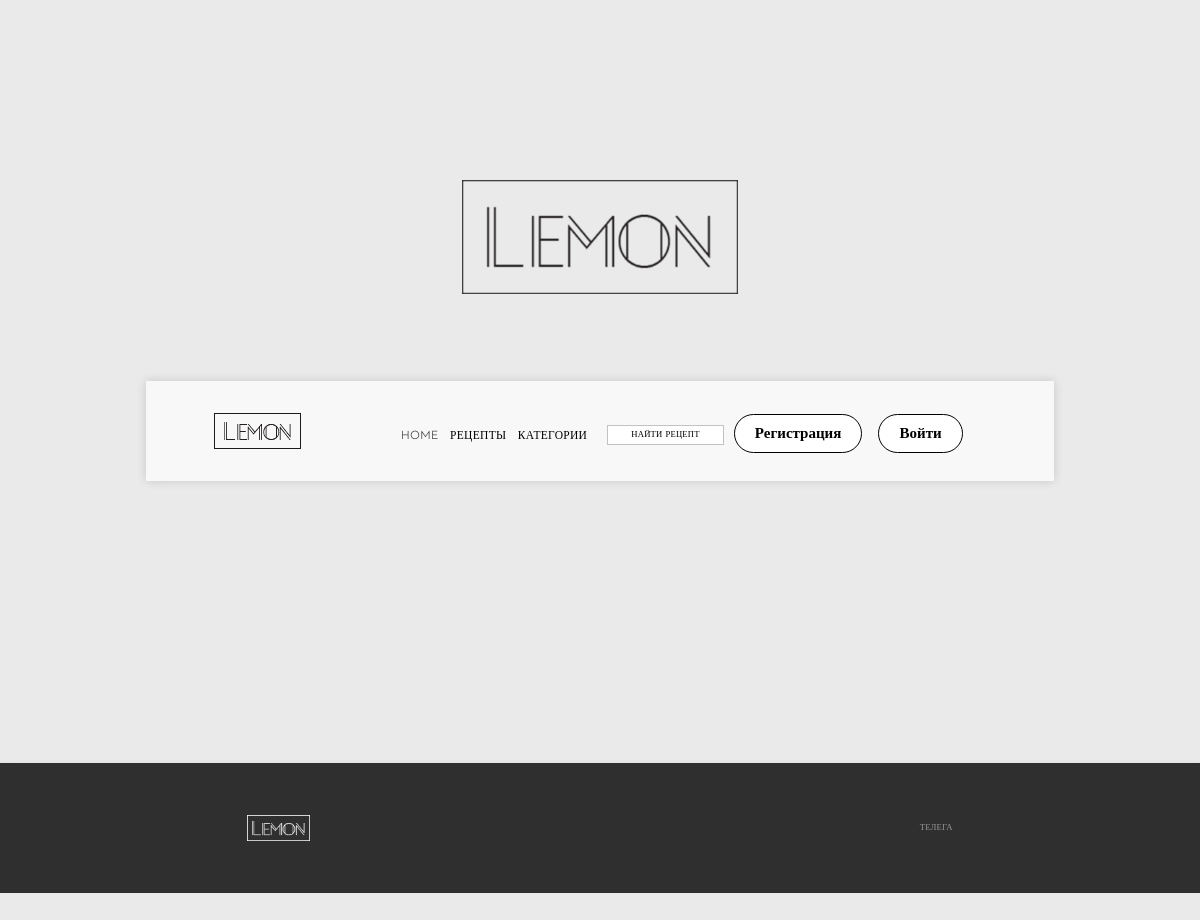
The app's page /category/deserty/, older data.
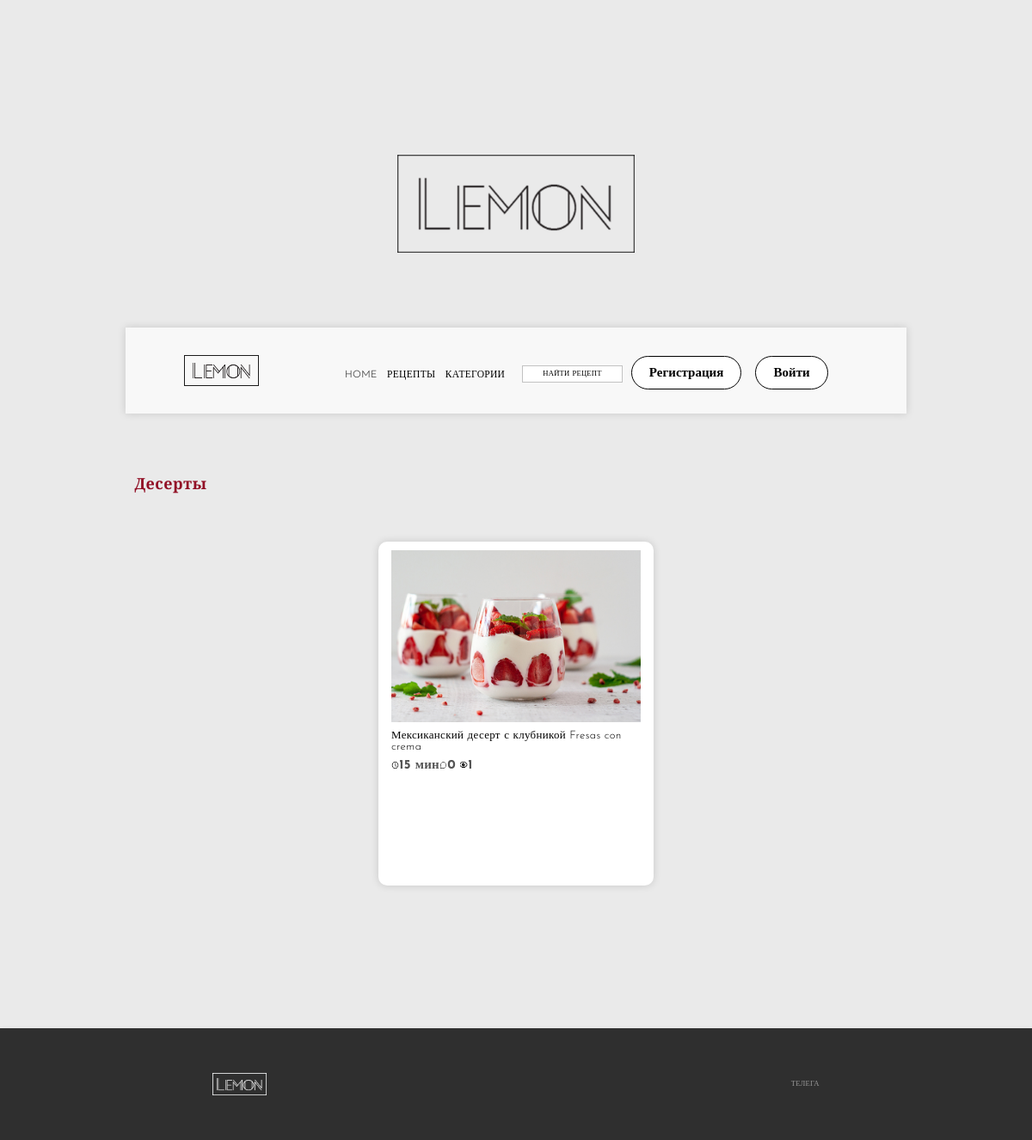
The same page, newer data.
### food/models.py (models this page shows, shortened)
class Post(models.Model):
    author = models.ForeignKey(User, verbose_name='Автор', on_delete=models.CASCADE, related_name='post_author')
    title = models.CharField(verbose_name='Название', max_length=155)
    description = models.TextField(verbose_name='Описание')
    image = models.ImageField(verbose_name='Изображение', upload_to='post/')
    ingredients = RichTextField()
    date_create = models.DateTimeField(verbose_name='Дата создания', auto_now_add=True)
    time_preparing = models.CharField(verbose_name='Время приготовления', max_length=10)
    tags = models.ManyToManyField(Tags, related_name='post_tags', blank=True)
    views = models.ManyToManyField(User, verbose_name='post_views', blank=True, related_name='post_views')
    favorite = models.ManyToManyField(User, verbose_name='Добавившие в избранное', blank=True, related_name='favorite_posts')
    category = models.ForeignKey(Category, verbose_name='Категория', related_name='post_category', on_delete=models.CASCADE)
    slug = models.SlugField(verbose_name='URL')
    def get_absolute_url(self):
        return reverse('detail_food', kwargs={'food_slug': self.slug})
    def total_views(self):
        return self.views.count()
    class Meta:
        verbose_name = 'Пост'
        verbose_name_plural = 'Посты'
        ordering = ('-date_create',)

class Category(models.Model):
    name = models.CharField(verbose_name='Название', max_length=30)
    image = models.ImageField(verbose_name='Изображение', upload_to='category/')
    is_main = models.BooleanField(verbose_name='На главной', default=False)
    slug = models.SlugField(verbose_name='URL')
    class Meta:
        verbose_name = 'Категория'
        verbose_name_plural = 'Категории'

### food/views.py (the view)
# urls.py: path('category/<slug:category_slug>/', views.CategoryTagView.as_view(), name='category'),
class CategoryTagView(ListView):
    model = Category
    template_name = 'food/category.html'
    context_object_name = 'categories'
    def get_queryset(self):
        post = Category.objects.order_by('?')
        if self.kwargs.get('category_slug'):
            post = Post.objects.filter(category__slug=self.kwargs.get('category_slug')).select_related('category')
        return post

### food/templatetags/index_tags.py (called while the page is built)
@register.simple_tag()
def get_category():
    return Category.objects.all()[:4]

### templates/food/category.html (shortened to what this page needs)
{% extends 'base.html' %}
{% load static %}
{% block content %}
    <section class="triple">
        <div class="container">
            <h1 class="my__h2">{% for cat in categories %}{% if forloop.first %}{{ cat.category.name }}{% endif %}{% endfor %}</h1>
            <div class="triple__row">
                {% for category in categories %}
                    <div class="triple__column">
                        <div class="triple__item">
                            <a href="{{ category.get_absolute_url }}"><img class="triple__img3" src="{{ category.image.url }}"></a>
                            <a class="triple__title title__text"
                               href="{{ category.get_absolute_url }}">{{ category.title }}</a>
                            <div class="triple__info">
                            {% if category.time_preparing %}
                                <div class="triple__info-clock">
                                    <img src="{% static 'img/clock_hour_minute_second_time_timer_watch_icon_123193.png' %}"
                                        alt="">
                                </div>
                                <span class="span__text">{{ category.time_preparing }}</span>
                                <div class="triple__info-comment">
                                    <img src="{% static 'img/comment_120216.png' %}" alt="">
                                </div>
                                <span class="span__text">{{ category.post_comment.all.count }}</span>
                                <div class="triple__info-glazok">
                                    <img src="{% static 'img/seo-social-web-network-internet_232_icon-icons.com_61542 (1).png' %}"
                                         alt="">
                                </div>
                                <span class="span__text">{{ category.total_views }}</span>
                            {% endif %}
                        </div>
                        </div>
                        <span class="post__category my__h2">{{ category.name }}</span>
                    </div>
                {% endfor %}
            </div>
        </div>
    </section>
{% endblock %}

Row changes from the older to the newer data that the page shows:
added Post: category.name "Десерты", image (picture), title "Мексиканский десерт с клубникой Fresas con crema", time_preparing "15 мин", post_comment.all.count "0", total_views "1"
